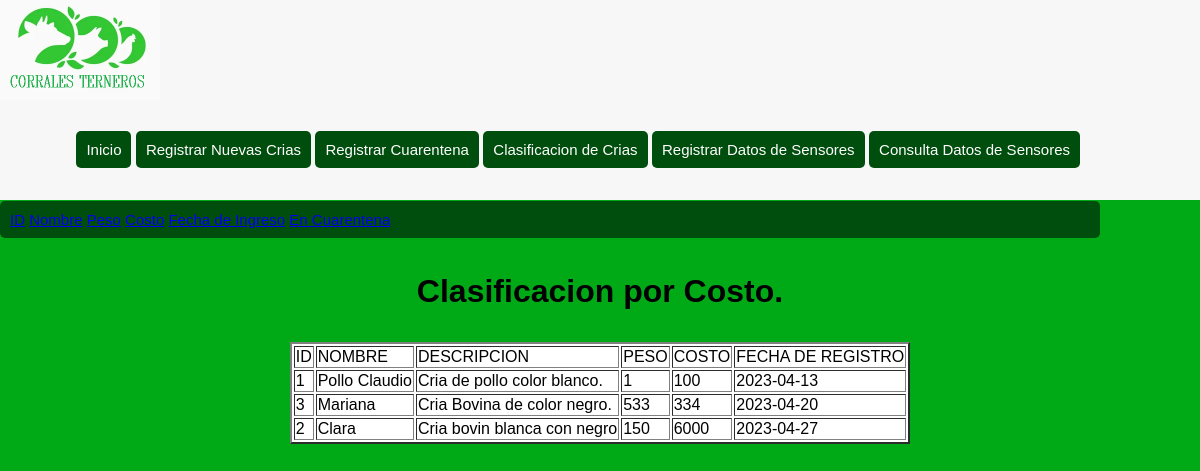
The app's page /ProcesosPHP/ConsultaCriasCosto.php with its own data.
### tables this page shows
CREATE TABLE `crias` (
  `ID` int(11) NOT NULL,
  `NOMBRE` varchar(50) NOT NULL,
  `DESCRIPCION` text DEFAULT NULL,
  `PESO` decimal(11,0) NOT NULL,
  `COSTO` double NOT NULL,
  `ESTADO` tinyint(1) NOT NULL DEFAULT 0,
  `FECHA_REGISTRO` date DEFAULT NULL,
  `ID_proveedor` int(11) NOT NULL,
  `PROVEEDOR` varchar(50) NOT NULL,
  `CUARENTENA` date DEFAULT NULL
);

### ProcesosPHP/ConsultaCriasCosto.php (the view, shortened to what this page needs)
<?php
	include 'Conexion.php';
	$VERIFICAR = "SELECT * FROM crias LIMIT 1";
	$RESULTADO = mysqli_query($conexion, $VERIFICAR);
	$EXISTE = mysqli_num_rows($RESULTADO);
	if ($EXISTE === 1)
	{
		?>
		<!DOCTYPE html>
		<html>
		<head>
			<link rel = "stylesheet" href = "../DiseñosCSS/DiseñoConsulta.css">
		</head>
		<body>
		    <header>
		       <div class="wrapper">
			   <div class="Logo">
				<img src="../Imagenes/logo.PNG" width="160px" height="100px">
			    </div>
			     <br>
			    <nav>
				<a href="../FormulariosHTML/PaginaInicio.html">Inicio</a>
				<a href="../ProcesosPHP/RegistroCrias.php">Registrar Nuevas Crias</a>
				<a href="../ProcesosPHP/RegistroCuarentena.php">Registrar Cuarentena</a>
				<a href="../FormulariosHTML/Consulta.html">Clasificacion de Crias</a>
				<a href="../ProcesosPHP/RegistroSensores.php">Registrar Datos de Sensores</a>
				<a href="../ProcesosPHP/ConsultaSensores.php">Consulta Datos de Sensores</a>
			    </nav>
	        </header>
			<nav class = "wrapper2">
		     <a href="../ProcesosPHP/ConsultaCriasID.php">ID</a>
		     <a href="../ProcesosPHP/ConsultaCriasNombre.php">Nombre</a>
		     <a href="../ProcesosPHP/ConsultaCriasPeso.php">Peso</a>
		     <a href="../ProcesosPHP/ConsultaCriasCosto.php">Costo</a>
		     <a href="../ProcesosPHP/ConsultaCriasFecha.php">Fecha de Ingreso</a>
		     <a href="../ProcesosPHP/ConsultaCriasCuarentena.php">En Cuarentena</a>
	        </nav>
			<br>
			<h1>Clasificacion por Costo.</h1>
			<div class="table-responsive">
				<table border = "2">
					<tr class = "Costo">
						<td>ID</td>
						<td>NOMBRE</td>
						<td>DESCRIPCION</td>
						<td>PESO</td>
						<td>COSTO</td>
						<td>FECHA DE REGISTRO</td>
					</tr>
					<?php
					$SQL = "select * from crias order by COSTO";
					$RESULTADO = mysqli_query($conexion, $SQL);
					while ($columna = mysqli_fetch_array($RESULTADO))
					{
					?>
						<tr class = "Datos">
							<td> <?php echo $columna['ID'] ?> </td>
							<td> <?php echo $columna['NOMBRE'] ?> </td>
							<td> <?php echo $columna['DESCRIPCION'] ?> </td>
							<td> <?php echo $columna['PESO'] ?> </td>
							<td> <?php echo $columna['COSTO'] ?> </td>
							<td> <?php echo $columna['FECHA_REGISTRO'] ?> </td>
						</tr>
					<?php
					}
					?>
				</table>
		</body>
	    </html>
		<?php
	}
?>

### DiseñosCSS/DiseñoConsulta.css (style rules this page uses)
body { margin: 0; font-family: sans-serif; font-weight: 300; background: #00aa17; }
header { width: 100%; background: rgb(247, 247, 247); overflow: hidden; margin-bottom: 1px; }
.wrapper { width: 90%; max-width: 1920px; overflow: hidden; }
header .Logo { line-height:1px; float: left; }
header nav { line-height:100px; float: right; }
header nav a { display: inline-block; background: rgb(0, 78, 13); color: rgb(255, 255, 255); text-decoration: none; font-size: 15px; font-family: sans-serif; padding: 10px 10px; line-height: normal; border-radius: 5px; }
h1 { font-family: sans-serif; text-align: center; padding: 10px; }
.wrapper2 { width: 90%; max-width: 1920px; overflow: hidden; display: inline-block; background: rgb(0, 78, 13); color: rgb(255, 255, 255); text-decoration: none; font-size: 15px; font-family: sans-serif; padding: 10px 10px; line-height: normal; border-radius: 5px; }
table { margin: 0 auto; background-color: white; }

### records on screen
crias: ID "1", NOMBRE "Pollo Claudio", DESCRIPCION "Cria de pollo color blanco.", PESO "1", COSTO "100", FECHA_REGISTRO "2023-04-13"
crias: ID "3", NOMBRE "Mariana", DESCRIPCION "Cria Bovina de color negro.", PESO "533", COSTO "334", FECHA_REGISTRO "2023-04-20"
crias: ID "2", NOMBRE "Clara", DESCRIPCION "Cria bovin blanca con negro", PESO "150", COSTO "6000", FECHA_REGISTRO "2023-04-27"
